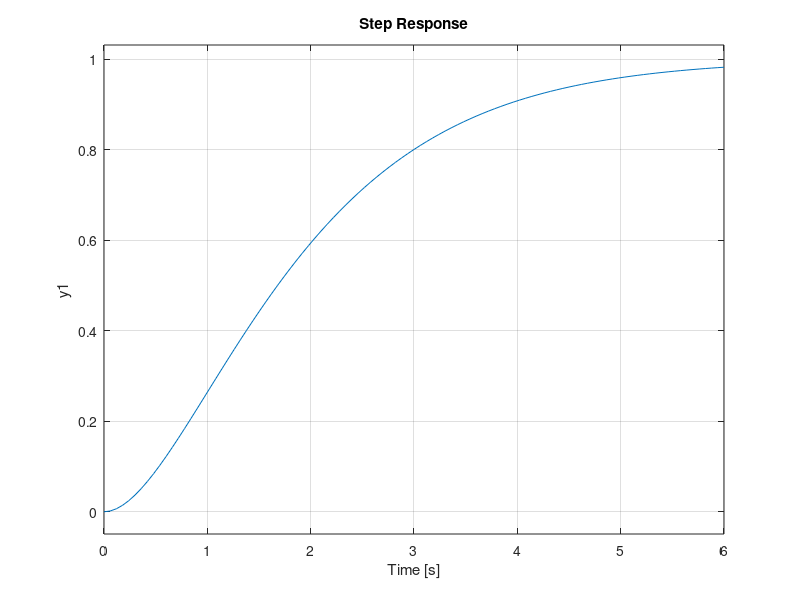
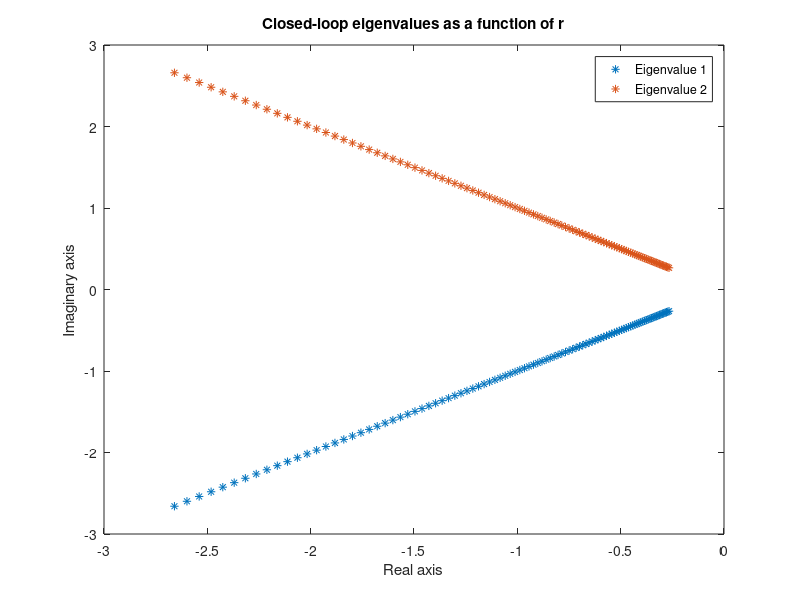

MATLAB code for these plots, in order:
%% *AAKASH DESHMANE
% ECEN 628 ASSIGNMENT AND TAKE HOME EXAM
% EIGENVALUE VISUALIZATION
% Q 13.10

% DEFINING PARAMETERS
clc
clear
close all
r = 1;
A = [0 1; 0 0];
B = [0; 1];
C = [1 0];
D = 0;
Q = [1 0; 0 2*r];
R = 1;

[P, ~, ~] = care(A,B,Q,R)

% SOLVING LQR AND DEFINING EIGENVALUES
k = lqr(A,B,Q,R)
step(ss(A-B*k,B,C,D))
eig(A - B*k)

% PLOT CLOSED LOOP EIGENVALUES AS A FUNCTION OF R
r_vector = logspace(-2,2,101);
eigenvector = zeros(length(r_vector), 2);
for i = 1:length(r_vector)
    r = r_vector(i);
    Q = [1 0; 0 0];
    R = r/2;
    [K,~,~] = lqr(A,B,Q,R);

    eigenvector(i,:) = eig(A - B*K)';
end

% PLOTTING
figure;
plot(real(eigenvector(:,1)), imag(eigenvector(:,1)), '*', real(eigenvector(:,2)), imag(eigenvector(:,2)), '*');
xlabel('Real axis');
ylabel('Imaginary axis');
title('Closed-loop eigenvalues as a function of r');
legend('Eigenvalue 1', 'Eigenvalue 2');

%__________________________________________________________________________
